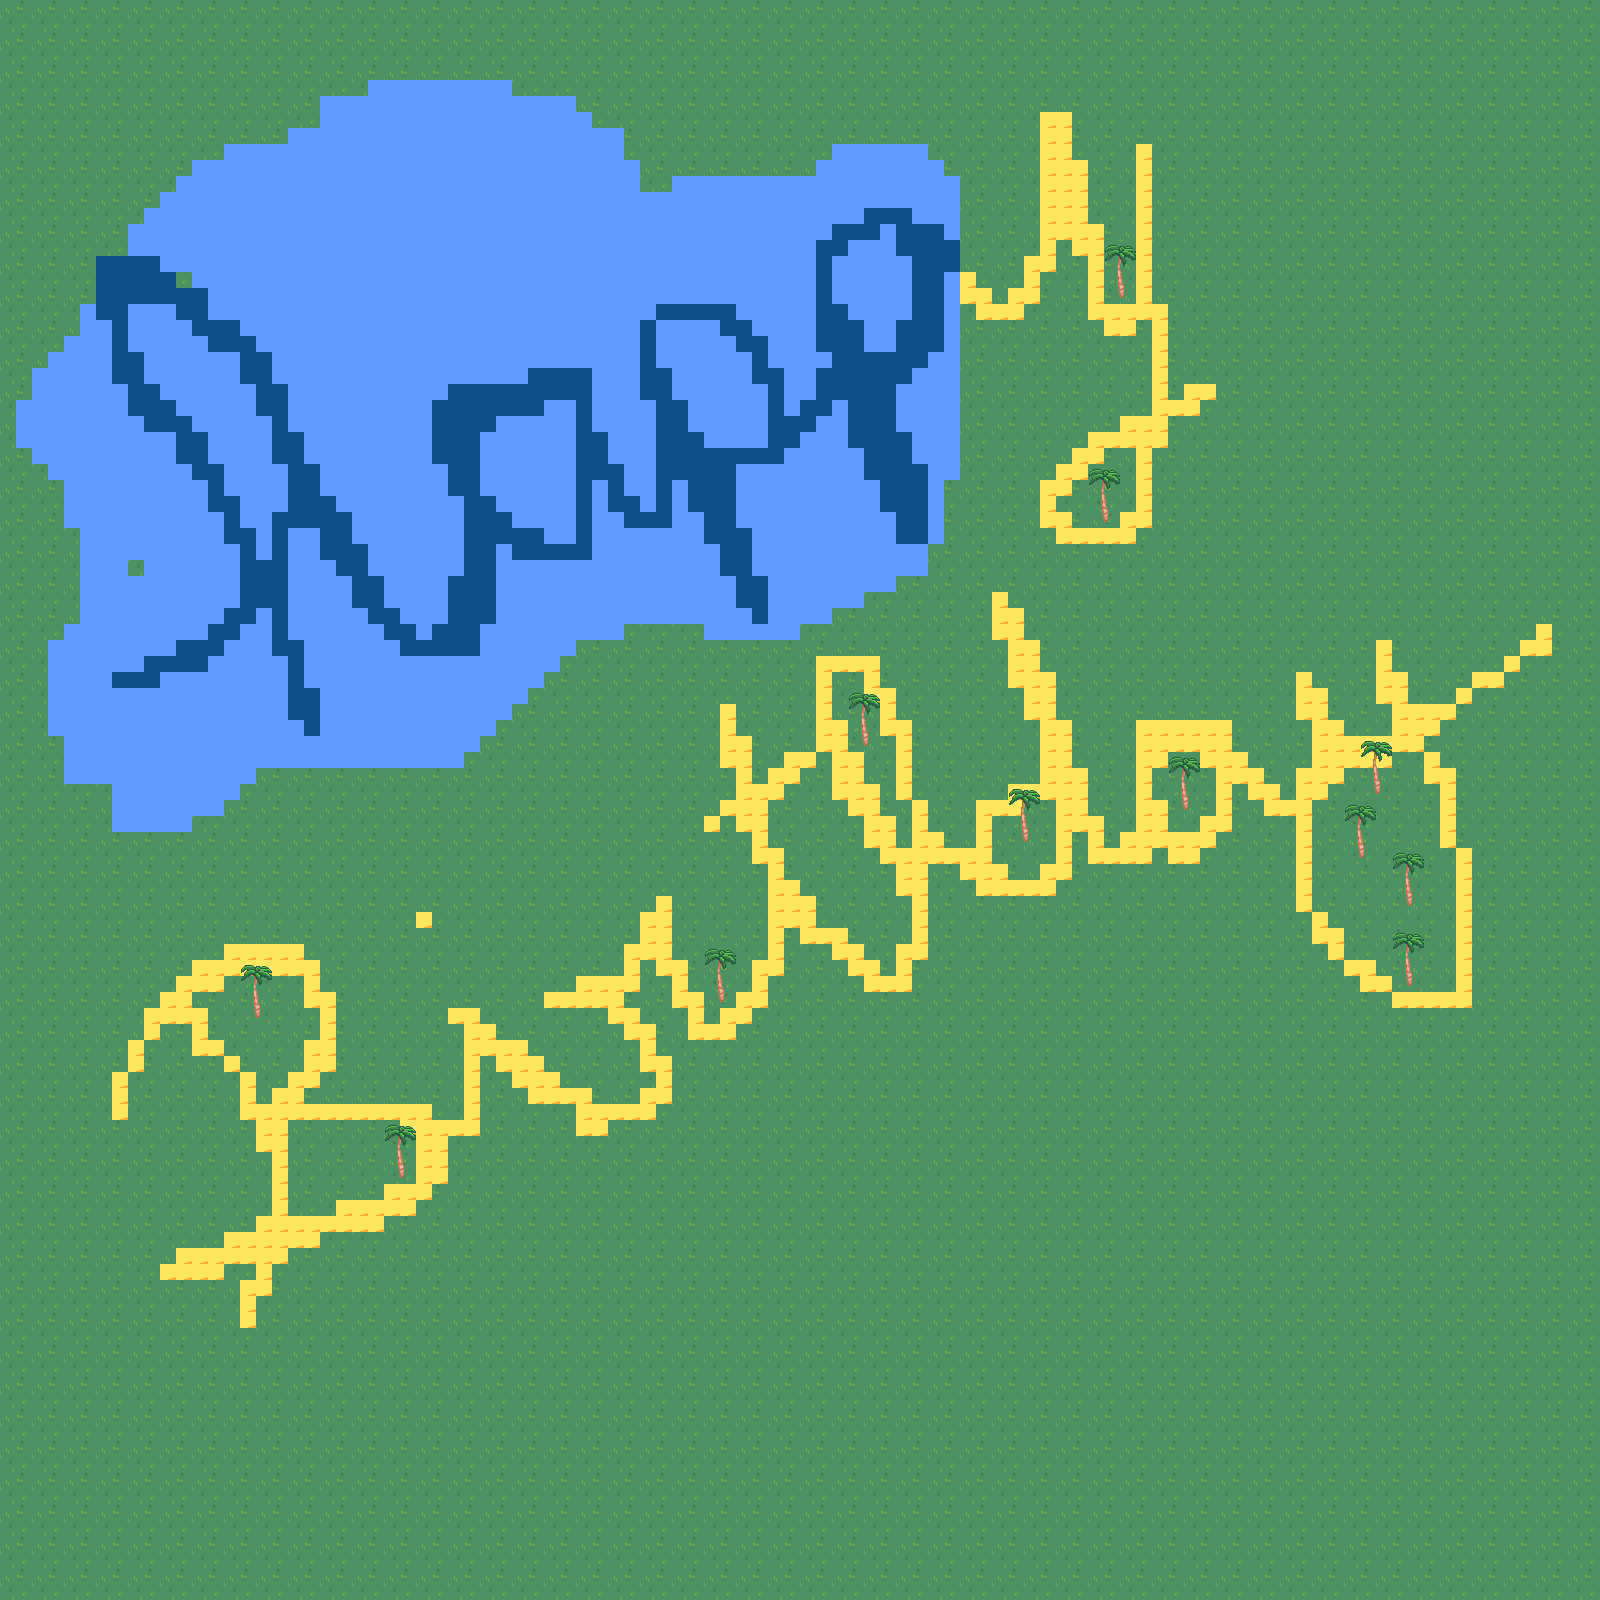

Rendered tile map (Tiled .tmx) drawn with the repository's tilesets; below, a short description and the map source with its tile grids summarised:
An orthogonal 100x100 tile map with 16x16 px tiles, 5 tile layers (background, water, cake path, trees, ...) and 112 objects (87x Hoop, 12x Tree, 7x Jellyfish, 4x Boundary, player).

<map version="1.10" tiledversion="1.11.2" orientation="orthogonal" renderorder="right-down" width="100" height="100" tilewidth="16" tileheight="16" infinite="0" nextlayerid="8" nextobjectid="133">
 <tileset firstgid="1" source="Beach_Tileset.tsx" />
 <layer id="1" name="background" width="100" height="100">
  <data>[10000 cells, 10000 non-empty, 4 distinct tile ids]</data>
 </layer>
 <layer id="3" name="water" width="100" height="100">
  <data>[10000 cells, 1944 non-empty, 4 distinct tile ids]</data>
 </layer>
 <layer id="5" name="cake path" width="100" height="100">
  <data>[10000 cells, 935 non-empty, 2 distinct tile ids]</data>
 </layer>
 <layer id="6" name="trees" width="100" height="100">
  <data>[10000 cells, 90 non-empty, 8 distinct tile ids]</data>
 </layer>
 <layer id="7" name="Tree tops" width="100" height="100">
  <data>[10000 cells, 54 non-empty, 6 distinct tile ids]</data>
 </layer>
 <objectgroup id="4" name="Objects">
  <object id="1" name="player" x="115.333" y="678.667">
   <point />
  </object>
  <object id="2" name="Hoop" x="263.333" y="597.333">
   <point />
  </object>
  <object id="4" name="Hoop" x="300.333" y="714.5">
   <point />
  </object>
  <object id="5" name="Hoop" x="271.333" y="403.333">
   <point />
  </object>
  <object id="6" name="Hoop" x="222.667" y="339.333">
   <point />
  </object>
  <object id="7" name="Hoop" x="128.334" y="290.666">
   <point />
  </object>
  <object id="8" name="Hoop" x="158" y="417">
   <point />
  </object>
  <object id="9" name="Hoop" x="203.167" y="476">
   <point />
  </object>
  <object id="10" name="Hoop" x="248.667" y="536">
   <point />
  </object>
  <object id="11" name="Hoop" x="326.333" y="514.167">
   <point />
  </object>
  <object id="12" name="Hoop" x="372" y="601.333">
   <point />
  </object>
  <object id="13" name="Hoop" x="446.666" y="636.667">
   <point />
  </object>
  <object id="14" name="Hoop" x="491.667" y="548.167">
   <point />
  </object>
  <object id="15" name="Hoop" x="461.334" y="438">
   <point />
  </object>
  <object id="16" name="Hoop" x="527" y="405">
   <point />
  </object>
  <object id="17" name="Hoop" x="591.333" y="472">
   <point />
  </object>
  <object id="18" name="Hoop" x="582" y="553.333">
   <point />
  </object>
  <object id="19" name="Hoop" x="492" y="548.667">
   <point />
  </object>
  <object id="20" name="Hoop" x="646.667" y="526">
   <point />
  </object>
  <object id="21" name="Hoop" x="685.333" y="468">
   <point />
  </object>
  <object id="22" name="Hoop" x="752" y="598.334">
   <point />
  </object>
  <object id="23" name="Hoop" x="689.273" y="469.334">
   <point />
  </object>
  <object id="24" name="Hoop" x="648.666" y="330.167">
   <point />
  </object>
  <object id="25" name="Hoop" x="738" y="324">
   <point />
  </object>
  <object id="26" name="Hoop" x="781.333" y="438">
   <point />
  </object>
  <object id="27" name="Hoop" x="850.667" y="388.667">
   <point />
  </object>
  <object id="28" name="Hoop" x="909.833" y="513.333">
   <point />
  </object>
  <object id="29" name="Hoop" x="825" y="256.167">
   <point />
  </object>
  <object id="30" name="Hoop" x="923.5" y="240">
   <point />
  </object>
  <object id="31" name="Hoop" x="925.333" y="362.666">
   <point />
  </object>
  <object id="32" name="Hoop" x="851.333" y="389.667">
   <point />
  </object>
  <object id="33" name="Hoop" x="988.667" y="308.667">
   <point />
  </object>
  <object id="34" name="Hoop" x="1044" y="248">
   <point />
  </object>
  <object id="35" name="Hoop" x="1050.67" y="135.333">
   <point />
  </object>
  <object id="36" name="Hoop" x="1084" y="257.666">
   <point />
  </object>
  <object id="37" name="Hoop" x="1104.33" y="331.333">
   <point />
  </object>
  <object id="38" name="Hoop" x="1144" y="159.333">
   <point />
  </object>
  <object id="40" name="Hoop" x="1146.67" y="315.333">
   <point />
  </object>
  <object id="41" name="Hoop" x="1159.33" y="414.667">
   <point />
  </object>
  <object id="43" name="Hoop" x="1093.33" y="435.334">
   <point />
  </object>
  <object id="44" name="Hoop" x="1046" y="468.667">
   <point />
  </object>
  <object id="45" name="Hoop" x="1086.66" y="534">
   <point />
  </object>
  <object id="46" name="Hoop" x="1138.66" y="485.333">
   <point />
  </object>
  <object id="47" name="Hoop" x="1163" y="414.083">
   <point />
  </object>
  <object id="48" name="Hoop" x="1249.33" y="475">
   <point />
  </object>
  <object id="49" name="Hoop" x="1327" y="561.667">
   <point />
  </object>
  <object id="50" name="Hoop" x="1383" y="648">
   <point />
  </object>
  <object id="51" name="Hoop" x="1410.67" y="735">
   <point />
  </object>
  <object id="52" name="Hoop" x="1454" y="845.333">
   <point />
  </object>
  <object id="53" name="Hoop" x="1453" y="987.337">
   <point />
  </object>
  <object id="54" name="Hoop" x="1358.08" y="964.25">
   <point />
  </object>
  <object id="55" name="Hoop" x="1295" y="803.333">
   <point />
  </object>
  <object id="56" name="Hoop" x="1333" y="760">
   <point />
  </object>
  <object id="57" name="Hoop" x="1291" y="691.334">
   <point />
  </object>
  <object id="58" name="Hoop" x="1297.34" y="803.584">
   <point />
  </object>
  <object id="59" name="Hoop" x="1220.33" y="727.333">
   <point />
  </object>
  <object id="60" name="Hoop" x="1143" y="734">
   <point />
  </object>
  <object id="61" name="Hoop" x="1155.33" y="831.667">
   <point />
  </object>
  <object id="62" name="Hoop" x="1256.67" y="798">
   <point />
  </object>
  <object id="63" name="Hoop" x="1094.33" y="859.333">
   <point />
  </object>
  <object id="64" name="Hoop" x="1001.33" y="621">
   <point />
  </object>
  <object id="65" name="Hoop" x="1050" y="782">
   <point />
  </object>
  <object id="66" name="Hoop" x="1018.67" y="794.667">
   <point />
  </object>
  <object id="67" name="Hoop" x="986.333" y="884.666">
   <point />
  </object>
  <object id="68" name="Hoop" x="1052.67" y="881.667">
   <point />
  </object>
  <object id="69" name="Hoop" x="979" y="886">
   <point />
  </object>
  <object id="70" name="Hoop" x="921.667" y="860">
   <point />
  </object>
  <object id="71" name="Hoop" x="836" y="759">
   <point />
  </object>
  <object id="72" name="Hoop" x="844.667" y="669">
   <point />
  </object>
  <object id="73" name="Hoop" x="922.334" y="957.667">
   <point />
  </object>
  <object id="74" name="Hoop" x="815" y="937">
   <point />
  </object>
  <object id="75" name="Hoop" x="757.667" y="840">
   <point />
  </object>
  <object id="77" name="Hoop" x="729.333" y="738.333">
   <point />
  </object>
  <object id="81" name="Hoop" x="778" y="967">
   <point />
  </object>
  <object id="82" name="Hoop" x="709" y="1031.67">
   <point />
  </object>
  <object id="83" name="Hoop" x="661" y="921.667">
   <point />
  </object>
  <object id="85" name="Hoop" x="631" y="963.333">
   <point />
  </object>
  <object id="86" name="Hoop" x="591.333" y="1002">
   <point />
  </object>
  <object id="87" name="Hoop" x="662.333" y="1080.34">
   <point />
  </object>
  <object id="88" name="Hoop" x="591" y="1125">
   <point />
  </object>
  <object id="89" name="Hoop" x="470.667" y="1024.34">
   <point />
  </object>
  <object id="90" name="Hoop" x="469.667" y="1130.67">
   <point />
  </object>
  <object id="91" name="Hoop" x="279" y="1243.33">
   <point />
  </object>
  <object id="92" x="272.667" y="1122.33">
   <point />
  </object>
  <object id="94" name="Hoop" x="273" y="1122">
   <point />
  </object>
  <object id="95" name="Hoop" x="330" y="1049">
   <point />
  </object>
  <object id="96" name="Hoop" x="302" y="960">
   <point />
  </object>
  <object id="97" name="Hoop" x="183" y="991">
   <point />
  </object>
  </objectgroup>
</map>
<!-- 24 of 112 objects omitted -->
